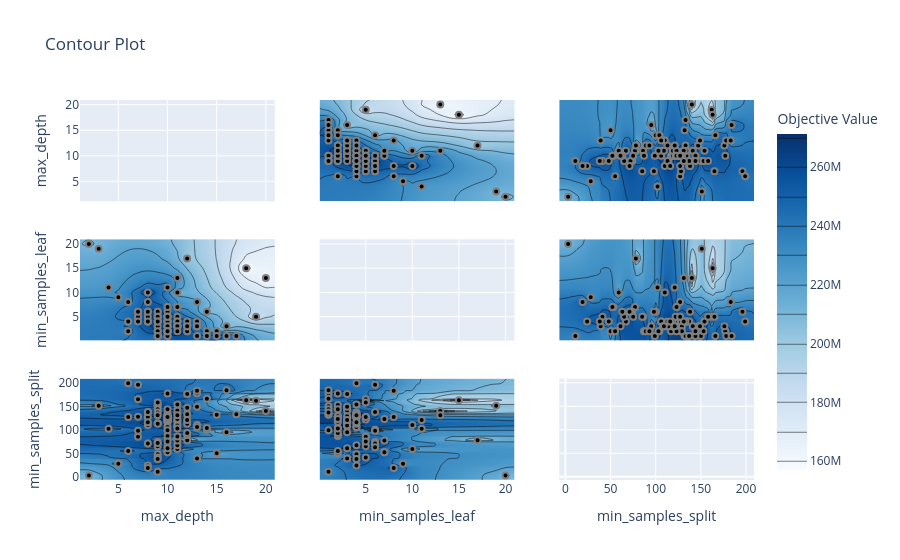

The notebook cell this image was saved under:
### Code cell
plot_contour(study)

### Figure 1 — Plotly figure (JSON) as saved in the notebook; plotly's stock layout.template omitted (floating-point values rounded to 4 significant figures; data arrays with more than 128 entries replaced by an {"elided": "..."} marker saying what was removed)
{"data": [{"type": "scatter", "xaxis": "x", "yaxis": "y"}, {"colorbar": {"title": {"text": "Objective Value"}}, "colorscale": [[0, "rgb(247,251,255)"], [0.125, "rgb(222,235,247)"], [0.25, "rgb(198,219,239)"], [0.375, "rgb(158,202,225)"], [0.5, "rgb(107,174,214)"], [0.625, "rgb(66,146,198)"], [0.75, "rgb(33,113,181)"], [0.875, "rgb(8,81,156)"], [1, "rgb(8,48,107)"]], "connectgaps": true, "contours": {"coloring": "heatmap"}, "hoverinfo": "none", "line": {"smoothing": 1.3}, "reversescale": false, "showscale": true, "type": "contour", "x": [1.1, 2, 3, 4, 5, 6, 7, 8, 9, 10, 11, 12, 13, 14, 15, 16, 17, 18, 19, 20, 20.9], "xaxis": "x4", "y": [0.05, 1, 2, 3, 4, 5, 6, 7, 8, 9, 10, 11, 13, 15, 17, 19, 20, 20.95], "yaxis": "y4", "z": {"elided": "18x21 float values"}}, {"marker": {"color": "black", "line": {"color": "Gray", "width": 2}}, "mode": "markers", "name": "Feasible Trial", "showlegend": false, "type": "scatter", "x": [14, 10, 19, 7, 11, 10, 18, 15, 3, 9, 2, 7, 6, 6, 12, 13, 15, 13, 16, 9, 20, 17, 13, 16, 11, 11, 9, 8, 5, 10, 11, 13, 9, 9, 9, 8, 4, 7, 10, 8, 12, 9, 10, 9, 6, 8, 7, 10, 12, 10, 14, 10, 11, 9, 10, 12, 10, 10, 11, 12, 14, 10, 10, 10, 11, 10, 8, 11, 7, 10, 12, 10, 10, 11, 8, 10, 13, 11, 9, 12, 9, 10, 10, 11, 8, 10, 9, 11, 10, 9, 8, 10, 10, 9, 11, 12, 9, 13, 10, 11], "xaxis": "x4", "y": [6, 2, 5, 5, 10, 11, 15, 2, 19, 1, 20, 6, 4, 8, 3, 1, 1, 8, 3, 1, 13, 1, 3, 1, 4, 7, 4, 4, 9, 7, 5, 3, 5, 6, 6, 6, 11, 5, 6, 10, 17, 5, 7, 4, 2, 8, 6, 2, 2, 2, 2, 5, 3, 2, 3, 2, 3, 3, 3, 3, 1, 4, 2, 4, 4, 4, 4, 3, 4, 5, 3, 1, 4, 4, 5, 4, 4, 7, 3, 4, 5, 3, 2, 3, 6, 5, 4, 13, 1, 2, 4, 2, 2, 1, 3, 3, 4, 3, 5, 2], "yaxis": "y4"}, {"colorbar": {"title": {"text": "Objective Value"}}, "colorscale": [[0, "rgb(247,251,255)"], [0.125, "rgb(222,235,247)"], [0.25, "rgb(198,219,239)"], [0.375, "rgb(158,202,225)"], [0.5, "rgb(107,174,214)"], [0.625, "rgb(66,146,198)"], [0.75, "rgb(33,113,181)"], [0.875, "rgb(8,81,156)"], [1, "rgb(8,48,107)"]], "connectgaps": true, "contours": {"coloring": "heatmap"}, "hoverinfo": "none", "line": {"smoothing": 1.3}, "reversescale": false, "showscale": false, "type": "contour", "x": [1.1, 2, 3, 4, 5, 6, 7, 8, 9, 10, 11, 12, 13, 14, 15, 16, 17, 18, 19, 20, 20.9], "xaxis": "x7", "y": [-6.8, 3, 11, 19, 24, 28, 38, 39, 41, 48, 50, 52, 53, 55, 59, 61, 63, 65, 67, 71, 72, 74, 75, 77, 78, 85, 86, 87, 89, 93, 95, 98, 99, 100, 102, 103, 104, 106, 108, 109, 110, 113, 114, 116, 117, 118, 119, 121, 122, 123, 125, 127, 128, 129, 131, 132, 133, 134, 137, 138, 140, 141, 144, 147, 149, 150, 151, 153, 154, 158, 162, 163, 165, 166, 176, 177, 178, 183, 184, 196, 199, 208.8], "yaxis": "y7", "z": {"elided": "82x21 float values"}}, {"marker": {"color": "black", "line": {"color": "Gray", "width": 2}}, "mode": "markers", "name": "Feasible Trial", "showlegend": false, "type": "scatter", "x": [14, 10, 19, 7, 11, 10, 18, 15, 3, 9, 2, 7, 6, 6, 12, 13, 15, 13, 16, 9, 20, 17, 13, 16, 11, 11, 9, 8, 5, 10, 11, 13, 9, 9, 9, 8, 4, 7, 10, 8, 12, 9, 10, 9, 6, 8, 7, 10, 12, 10, 14, 10, 11, 9, 10, 12, 10, 10, 11, 12, 14, 10, 10, 10, 11, 10, 8, 11, 7, 10, 12, 10, 10, 11, 8, 10, 13, 11, 9, 12, 9, 10, 10, 11, 8, 10, 9, 11, 10, 9, 8, 10, 10, 9, 11, 12, 9, 13, 10, 11], "xaxis": "x7", "y": [100, 177, 162, 165, 59, 121, 163, 50, 151, 11, 3, 196, 199, 127, 176, 178, 132, 183, 95, 150, 140, 133, 110, 184, 67, 77, 48, 24, 28, 53, 86, 39, 65, 74, 72, 71, 102, 85, 63, 110, 78, 41, 52, 38, 55, 19, 98, 87, 89, 117, 104, 75, 119, 153, 61, 93, 118, 119, 119, 147, 166, 134, 128, 128, 134, 125, 137, 141, 128, 125, 113, 144, 128, 154, 127, 106, 106, 123, 114, 133, 158, 129, 128, 108, 138, 122, 113, 131, 99, 144, 116, 129, 123, 137, 109, 121, 131, 149, 127, 103], "yaxis": "y7"}, {"colorbar": {"title": {"text": "Objective Value"}}, "colorscale": [[0, "rgb(247,251,255)"], [0.125, "rgb(222,235,247)"], [0.25, "rgb(198,219,239)"], [0.375, "rgb(158,202,225)"], [0.5, "rgb(107,174,214)"], [0.625, "rgb(66,146,198)"], [0.75, "rgb(33,113,181)"], [0.875, "rgb(8,81,156)"], [1, "rgb(8,48,107)"]], "connectgaps": true, "contours": {"coloring": "heatmap"}, "hoverinfo": "none", "line": {"smoothing": 1.3}, "reversescale": false, "showscale": false, "type": "contour", "x": [0.05, 1, 2, 3, 4, 5, 6, 7, 8, 9, 10, 11, 13, 15, 17, 19, 20, 20.95], "xaxis": "x2", "y": [1.1, 2, 3, 4, 5, 6, 7, 8, 9, 10, 11, 12, 13, 14, 15, 16, 17, 18, 19, 20, 20.9], "yaxis": "y2", "z": {"elided": "21x18 float values"}}, {"marker": {"color": "black", "line": {"color": "Gray", "width": 2}}, "mode": "markers", "name": "Feasible Trial", "showlegend": false, "type": "scatter", "x": [6, 2, 5, 5, 10, 11, 15, 2, 19, 1, 20, 6, 4, 8, 3, 1, 1, 8, 3, 1, 13, 1, 3, 1, 4, 7, 4, 4, 9, 7, 5, 3, 5, 6, 6, 6, 11, 5, 6, 10, 17, 5, 7, 4, 2, 8, 6, 2, 2, 2, 2, 5, 3, 2, 3, 2, 3, 3, 3, 3, 1, 4, 2, 4, 4, 4, 4, 3, 4, 5, 3, 1, 4, 4, 5, 4, 4, 7, 3, 4, 5, 3, 2, 3, 6, 5, 4, 13, 1, 2, 4, 2, 2, 1, 3, 3, 4, 3, 5, 2], "xaxis": "x2", "y": [14, 10, 19, 7, 11, 10, 18, 15, 3, 9, 2, 7, 6, 6, 12, 13, 15, 13, 16, 9, 20, 17, 13, 16, 11, 11, 9, 8, 5, 10, 11, 13, 9, 9, 9, 8, 4, 7, 10, 8, 12, 9, 10, 9, 6, 8, 7, 10, 12, 10, 14, 10, 11, 9, 10, 12, 10, 10, 11, 12, 14, 10, 10, 10, 11, 10, 8, 11, 7, 10, 12, 10, 10, 11, 8, 10, 13, 11, 9, 12, 9, 10, 10, 11, 8, 10, 9, 11, 10, 9, 8, 10, 10, 9, 11, 12, 9, 13, 10, 11], "yaxis": "y2"}, {"type": "scatter", "xaxis": "x5", "yaxis": "y5"}, {"colorbar": {"title": {"text": "Objective Value"}}, "colorscale": [[0, "rgb(247,251,255)"], [0.125, "rgb(222,235,247)"], [0.25, "rgb(198,219,239)"], [0.375, "rgb(158,202,225)"], [0.5, "rgb(107,174,214)"], [0.625, "rgb(66,146,198)"], [0.75, "rgb(33,113,181)"], [0.875, "rgb(8,81,156)"], [1, "rgb(8,48,107)"]], "connectgaps": true, "contours": {"coloring": "heatmap"}, "hoverinfo": "none", "line": {"smoothing": 1.3}, "reversescale": false, "showscale": false, "type": "contour", "x": [0.05, 1, 2, 3, 4, 5, 6, 7, 8, 9, 10, 11, 13, 15, 17, 19, 20, 20.95], "xaxis": "x8", "y": [-6.8, 3, 11, 19, 24, 28, 38, 39, 41, 48, 50, 52, 53, 55, 59, 61, 63, 65, 67, 71, 72, 74, 75, 77, 78, 85, 86, 87, 89, 93, 95, 98, 99, 100, 102, 103, 104, 106, 108, 109, 110, 113, 114, 116, 117, 118, 119, 121, 122, 123, 125, 127, 128, 129, 131, 132, 133, 134, 137, 138, 140, 141, 144, 147, 149, 150, 151, 153, 154, 158, 162, 163, 165, 166, 176, 177, 178, 183, 184, 196, 199, 208.8], "yaxis": "y8", "z": {"elided": "82x18 float values"}}, {"marker": {"color": "black", "line": {"color": "Gray", "width": 2}}, "mode": "markers", "name": "Feasible Trial", "showlegend": false, "type": "scatter", "x": [6, 2, 5, 5, 10, 11, 15, 2, 19, 1, 20, 6, 4, 8, 3, 1, 1, 8, 3, 1, 13, 1, 3, 1, 4, 7, 4, 4, 9, 7, 5, 3, 5, 6, 6, 6, 11, 5, 6, 10, 17, 5, 7, 4, 2, 8, 6, 2, 2, 2, 2, 5, 3, 2, 3, 2, 3, 3, 3, 3, 1, 4, 2, 4, 4, 4, 4, 3, 4, 5, 3, 1, 4, 4, 5, 4, 4, 7, 3, 4, 5, 3, 2, 3, 6, 5, 4, 13, 1, 2, 4, 2, 2, 1, 3, 3, 4, 3, 5, 2], "xaxis": "x8", "y": [100, 177, 162, 165, 59, 121, 163, 50, 151, 11, 3, 196, 199, 127, 176, 178, 132, 183, 95, 150, 140, 133, 110, 184, 67, 77, 48, 24, 28, 53, 86, 39, 65, 74, 72, 71, 102, 85, 63, 110, 78, 41, 52, 38, 55, 19, 98, 87, 89, 117, 104, 75, 119, 153, 61, 93, 118, 119, 119, 147, 166, 134, 128, 128, 134, 125, 137, 141, 128, 125, 113, 144, 128, 154, 127, 106, 106, 123, 114, 133, 158, 129, 128, 108, 138, 122, 113, 131, 99, 144, 116, 129, 123, 137, 109, 121, 131, 149, 127, 103], "yaxis": "y8"}, {"colorbar": {"title": {"text": "Objective Value"}}, "colorscale": [[0, "rgb(247,251,255)"], [0.125, "rgb(222,235,247)"], [0.25, "rgb(198,219,239)"], [0.375, "rgb(158,202,225)"], [0.5, "rgb(107,174,214)"], [0.625, "rgb(66,146,198)"], [0.75, "rgb(33,113,181)"], [0.875, "rgb(8,81,156)"], [1, "rgb(8,48,107)"]], "connectgaps": true, "contours": {"coloring": "heatmap"}, "hoverinfo": "none", "line": {"smoothing": 1.3}, "reversescale": false, "showscale": false, "type": "contour", "x": [-6.8, 3, 11, 19, 24, 28, 38, 39, 41, 48, 50, 52, 53, 55, 59, 61, 63, 65, 67, 71, 72, 74, 75, 77, 78, 85, 86, 87, 89, 93, 95, 98, 99, 100, 102, 103, 104, 106, 108, 109, 110, 113, 114, 116, 117, 118, 119, 121, 122, 123, 125, 127, 128, 129, 131, 132, 133, 134, 137, 138, 140, 141, 144, 147, 149, 150, 151, 153, 154, 158, 162, 163, 165, 166, 176, 177, 178, 183, 184, 196, 199, 208.8], "xaxis": "x3", "y": [1.1, 2, 3, 4, 5, 6, 7, 8, 9, 10, 11, 12, 13, 14, 15, 16, 17, 18, 19, 20, 20.9], "yaxis": "y3", "z": {"elided": "21x82 float values"}}, {"marker": {"color": "black", "line": {"color": "Gray", "width": 2}}, "mode": "markers", "name": "Feasible Trial", "showlegend": false, "type": "scatter", "x": [100, 177, 162, 165, 59, 121, 163, 50, 151, 11, 3, 196, 199, 127, 176, 178, 132, 183, 95, 150, 140, 133, 110, 184, 67, 77, 48, 24, 28, 53, 86, 39, 65, 74, 72, 71, 102, 85, 63, 110, 78, 41, 52, 38, 55, 19, 98, 87, 89, 117, 104, 75, 119, 153, 61, 93, 118, 119, 119, 147, 166, 134, 128, 128, 134, 125, 137, 141, 128, 125, 113, 144, 128, 154, 127, 106, 106, 123, 114, 133, 158, 129, 128, 108, 138, 122, 113, 131, 99, 144, 116, 129, 123, 137, 109, 121, 131, 149, 127, 103], "xaxis": "x3", "y": [14, 10, 19, 7, 11, 10, 18, 15, 3, 9, 2, 7, 6, 6, 12, 13, 15, 13, 16, 9, 20, 17, 13, 16, 11, 11, 9, 8, 5, 10, 11, 13, 9, 9, 9, 8, 4, 7, 10, 8, 12, 9, 10, 9, 6, 8, 7, 10, 12, 10, 14, 10, 11, 9, 10, 12, 10, 10, 11, 12, 14, 10, 10, 10, 11, 10, 8, 11, 7, 10, 12, 10, 10, 11, 8, 10, 13, 11, 9, 12, 9, 10, 10, 11, 8, 10, 9, 11, 10, 9, 8, 10, 10, 9, 11, 12, 9, 13, 10, 11], "yaxis": "y3"}, {"colorbar": {"title": {"text": "Objective Value"}}, "colorscale": [[0, "rgb(247,251,255)"], [0.125, "rgb(222,235,247)"], [0.25, "rgb(198,219,239)"], [0.375, "rgb(158,202,225)"], [0.5, "rgb(107,174,214)"], [0.625, "rgb(66,146,198)"], [0.75, "rgb(33,113,181)"], [0.875, "rgb(8,81,156)"], [1, "rgb(8,48,107)"]], "connectgaps": true, "contours": {"coloring": "heatmap"}, "hoverinfo": "none", "line": {"smoothing": 1.3}, "reversescale": false, "showscale": false, "type": "contour", "x": [-6.8, 3, 11, 19, 24, 28, 38, 39, 41, 48, 50, 52, 53, 55, 59, 61, 63, 65, 67, 71, 72, 74, 75, 77, 78, 85, 86, 87, 89, 93, 95, 98, 99, 100, 102, 103, 104, 106, 108, 109, 110, 113, 114, 116, 117, 118, 119, 121, 122, 123, 125, 127, 128, 129, 131, 132, 133, 134, 137, 138, 140, 141, 144, 147, 149, 150, 151, 153, 154, 158, 162, 163, 165, 166, 176, 177, 178, 183, 184, 196, 199, 208.8], "xaxis": "x6", "y": [0.05, 1, 2, 3, 4, 5, 6, 7, 8, 9, 10, 11, 13, 15, 17, 19, 20, 20.95], "yaxis": "y6", "z": {"elided": "18x82 float values"}}, {"marker": {"color": "black", "line": {"color": "Gray", "width": 2}}, "mode": "markers", "name": "Feasible Trial", "showlegend": false, "type": "scatter", "x": [100, 177, 162, 165, 59, 121, 163, 50, 151, 11, 3, 196, 199, 127, 176, 178, 132, 183, 95, 150, 140, 133, 110, 184, 67, 77, 48, 24, 28, 53, 86, 39, 65, 74, 72, 71, 102, 85, 63, 110, 78, 41, 52, 38, 55, 19, 98, 87, 89, 117, 104, 75, 119, 153, 61, 93, 118, 119, 119, 147, 166, 134, 128, 128, 134, 125, 137, 141, 128, 125, 113, 144, 128, 154, 127, 106, 106, 123, 114, 133, 158, 129, 128, 108, 138, 122, 113, 131, 99, 144, 116, 129, 123, 137, 109, 121, 131, 149, 127, 103], "xaxis": "x6", "y": [6, 2, 5, 5, 10, 11, 15, 2, 19, 1, 20, 6, 4, 8, 3, 1, 1, 8, 3, 1, 13, 1, 3, 1, 4, 7, 4, 4, 9, 7, 5, 3, 5, 6, 6, 6, 11, 5, 6, 10, 17, 5, 7, 4, 2, 8, 6, 2, 2, 2, 2, 5, 3, 2, 3, 2, 3, 3, 3, 3, 1, 4, 2, 4, 4, 4, 4, 3, 4, 5, 3, 1, 4, 4, 5, 4, 4, 7, 3, 4, 5, 3, 2, 3, 6, 5, 4, 13, 1, 2, 4, 2, 2, 1, 3, 3, 4, 3, 5, 2], "yaxis": "y6"}, {"type": "scatter", "xaxis": "x9", "yaxis": "y9"}], "layout": {"title": {"text": "Contour Plot"}, "xaxis": {"anchor": "y", "domain": [0, 0.2889], "matches": "x7", "range": [1.1, 20.9], "showticklabels": false}, "xaxis2": {"anchor": "y2", "domain": [0.3556, 0.6444], "matches": "x8", "range": [0.05, 20.95], "showticklabels": false}, "xaxis3": {"anchor": "y3", "domain": [0.7111, 1], "matches": "x9", "range": [-6.8, 208.8], "showticklabels": false}, "xaxis4": {"anchor": "y4", "domain": [0, 0.2889], "matches": "x7", "range": [1.1, 20.9], "showticklabels": false}, "xaxis5": {"anchor": "y5", "domain": [0.3556, 0.6444], "matches": "x8", "range": [0.05, 20.95], "showticklabels": false}, "xaxis6": {"anchor": "y6", "domain": [0.7111, 1], "matches": "x9", "range": [-6.8, 208.8], "showticklabels": false}, "xaxis7": {"anchor": "y7", "domain": [0, 0.2889], "range": [1.1, 20.9], "title": {"text": "max_depth"}}, "xaxis8": {"anchor": "y8", "domain": [0.3556, 0.6444], "range": [0.05, 20.95], "title": {"text": "min_samples_leaf"}}, "xaxis9": {"anchor": "y9", "domain": [0.7111, 1], "range": [-6.8, 208.8], "title": {"text": "min_samples_split"}}, "yaxis": {"anchor": "x", "domain": [0.7333, 1], "range": [1.1, 20.9], "title": {"text": "max_depth"}}, "yaxis2": {"anchor": "x2", "domain": [0.7333, 1], "matches": "y", "range": [1.1, 20.9], "showticklabels": false}, "yaxis3": {"anchor": "x3", "domain": [0.7333, 1], "matches": "y", "range": [1.1, 20.9], "showticklabels": false}, "yaxis4": {"anchor": "x4", "domain": [0.3667, 0.6333], "range": [0.05, 20.95], "title": {"text": "min_samples_leaf"}}, "yaxis5": {"anchor": "x5", "domain": [0.3667, 0.6333], "matches": "y4", "range": [0.05, 20.95], "showticklabels": false}, "yaxis6": {"anchor": "x6", "domain": [0.3667, 0.6333], "matches": "y4", "range": [0.05, 20.95], "showticklabels": false}, "yaxis7": {"anchor": "x7", "domain": [0, 0.2667], "range": [-6.8, 208.8], "title": {"text": "min_samples_split"}}, "yaxis8": {"anchor": "x8", "domain": [0, 0.2667], "matches": "y7", "range": [-6.8, 208.8], "showticklabels": false}, "yaxis9": {"anchor": "x9", "domain": [0, 0.2667], "matches": "y7", "range": [-6.8, 208.8], "showticklabels": false}}}
